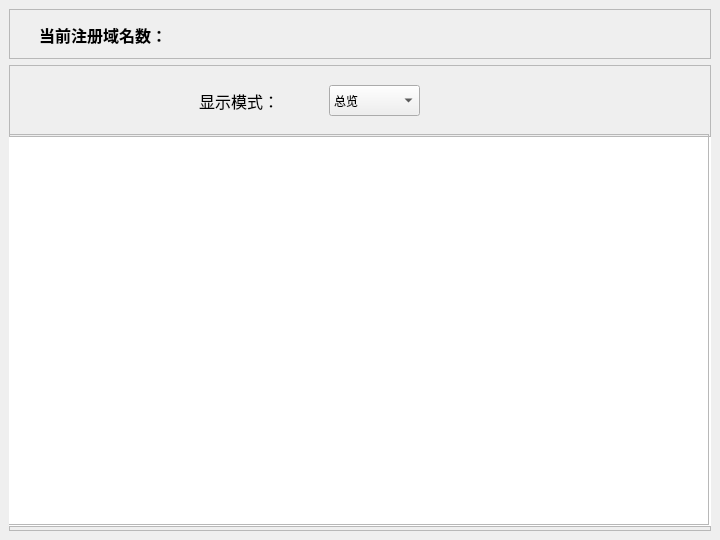
<?xml version="1.0" encoding="UTF-8"?>
<ui version="4.0">
 <class>domainOverviewWindow</class>
 <widget class="QWidget" name="domainOverviewWindow">
  <property name="geometry">
   <rect>
    <x>0</x>
    <y>0</y>
    <width>720</width>
    <height>540</height>
   </rect>
  </property>
  <property name="windowTitle">
   <string>域名总览</string>
  </property>
  <property name="styleSheet">
   <string notr="true">
QPushButton {
    color: black;
    background-color:white;
    font-size: 16px;
    border: 2px solid #C9D6E8;
}
QLineEdit {
    background:transparent;
    border:none;
    outline:none;
}
#insertInput{
    background-color:white;border: 2px solid #C9D6E8;
    padding: 4px;
    font-size: 14px;
}
#domainShow:hover{
    border: none;
    outline:none;
}

#confirmEdit{
    border: 2px solid rgb(167, 31, 31);
    border-top: none;         /* 不显示上边框 */
    border-left: none;        /* 不显示左边框 */
    border-right: none;       /* 不显示右边框 */
    border-bottom: 3px solid rgb(167, 31, 31); /* 只设置下边框 */
}
#confirmEdit::placeholder {
    text-align:center;
    color: rgb(167, 31, 31);
}

#deleteButton{
    color: white;
    padding: 10px 20px;
    font-size: 16px;
    border-radius: 8px;
    border: none;
    background-color:rgb(167, 31, 31);
}

#deleteButton:hover{
    background-color:rgb(126, 28, 28);
}

QLineEdit:hover {
    border: 2px solid rgb(145, 168, 235);
}

QLineEdit:placeholder {
    border-color: #4c65af;
    outline: none;
}

QLineEdit:focus {
    border: 2px solid #4c65af;
    outline: none;
}
   </string>
  </property>
  <widget class="QFrame" name="verticalFrame">
   <property name="geometry">
    <rect>
     <x>0</x>
     <y>0</y>
     <width>720</width>
     <height>540</height>
    </rect>
   </property>
   <layout class="QVBoxLayout" name="verticalLayout">
    <item>
     <widget class="QFrame" name="frame">
      <property name="maximumSize">
       <size>
        <width>16777215</width>
        <height>50</height>
       </size>
      </property>
      <property name="frameShape">
       <enum>QFrame::Shape::StyledPanel</enum>
      </property>
      <property name="frameShadow">
       <enum>QFrame::Shadow::Raised</enum>
      </property>
      <widget class="QLabel" name="label">
       <property name="geometry">
        <rect>
         <x>30</x>
         <y>0</y>
         <width>151</width>
         <height>51</height>
        </rect>
       </property>
       <property name="font">
        <font>
         <pointsize>12</pointsize>
         <bold>true</bold>
        </font>
       </property>
       <property name="text">
        <string>当前注册域名数：</string>
       </property>
      </widget>
      <widget class="QLineEdit" name="domainNumShow">
       <property name="geometry">
        <rect>
         <x>170</x>
         <y>0</y>
         <width>161</width>
         <height>51</height>
        </rect>
       </property>
       <property name="font">
        <font>
         <pointsize>11</pointsize>
        </font>
       </property>
       <property name="text">
        <string/>
       </property>
       <property name="alignment">
        <set>Qt::AlignmentFlag::AlignCenter</set>
       </property>
      </widget>
     </widget>
    </item>
    <item>
     <widget class="QFrame" name="frame_2">
      <property name="frameShape">
       <enum>QFrame::Shape::StyledPanel</enum>
      </property>
      <property name="frameShadow">
       <enum>QFrame::Shadow::Raised</enum>
      </property>
      <widget class="QTableWidget" name="tableWidget">
       <property name="geometry">
        <rect>
         <x>-5</x>
         <y>71</y>
         <width>711</width>
         <height>391</height>
        </rect>
       </property>
      </widget>
      <widget class="QComboBox" name="searchChoose">
       <property name="geometry">
        <rect>
         <x>320</x>
         <y>20</y>
         <width>91</width>
         <height>31</height>
        </rect>
       </property>
       <item>
        <property name="text">
         <string>总览</string>
        </property>
       </item>
       <item>
        <property name="text">
         <string>按类别</string>
        </property>
       </item>
      </widget>
      <widget class="QLabel" name="label_2">
       <property name="geometry">
        <rect>
         <x>190</x>
         <y>20</y>
         <width>91</width>
         <height>31</height>
        </rect>
       </property>
       <property name="font">
        <font>
         <pointsize>12</pointsize>
        </font>
       </property>
       <property name="text">
        <string>显示模式：</string>
       </property>
      </widget>
      <widget class="QFrame" name="frame_3">
       <property name="geometry">
        <rect>
         <x>-1</x>
         <y>69</y>
         <width>701</width>
         <height>391</height>
        </rect>
       </property>
       <property name="frameShape">
        <enum>QFrame::Shape::StyledPanel</enum>
       </property>
       <property name="frameShadow">
        <enum>QFrame::Shadow::Raised</enum>
       </property>
      </widget>
     </widget>
    </item>
   </layout>
  </widget>
 </widget>
 <resources/>
 <connections/>
</ui>
